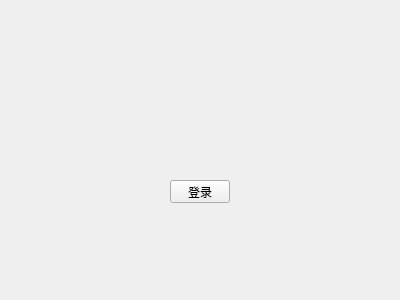
<?xml version="1.0" encoding="UTF-8"?>
<ui version="4.0">
 <class>sign_in</class>
 <widget class="QWidget" name="sign_in">
  <property name="geometry">
   <rect>
    <x>0</x>
    <y>0</y>
    <width>400</width>
    <height>300</height>
   </rect>
  </property>
  <property name="windowTitle">
   <string>登录</string>
  </property>
  <widget class="QPushButton" name="pushButton_sign_in">
   <property name="geometry">
    <rect>
     <x>170</x>
     <y>180</y>
     <width>60</width>
     <height>23</height>
    </rect>
   </property>
   <property name="maximumSize">
    <size>
     <width>60</width>
     <height>16777215</height>
    </size>
   </property>
   <property name="text">
    <string>登录</string>
   </property>
  </widget>
  <widget class="QWidget" name="layoutWidget">
   <property name="geometry">
    <rect>
     <x>110</x>
     <y>90</y>
     <width>165</width>
     <height>22</height>
    </rect>
   </property>
   <layout class="QHBoxLayout" name="horizontalLayout">
    <item>
     <widget class="QLabel" name="label">
      <property name="text">
       <string>账号</string>
      </property>
     </widget>
    </item>
    <item>
     <widget class="QLineEdit" name="lineEdit_account">
      <property name="text">
       <string>1454865804</string>
      </property>
     </widget>
    </item>
   </layout>
  </widget>
  <widget class="QWidget" name="layoutWidget">
   <property name="geometry">
    <rect>
     <x>110</x>
     <y>130</y>
     <width>165</width>
     <height>22</height>
    </rect>
   </property>
   <layout class="QHBoxLayout" name="horizontalLayout_2">
    <item>
     <widget class="QLabel" name="label_2">
      <property name="text">
       <string>密码</string>
      </property>
     </widget>
    </item>
    <item>
     <widget class="QLineEdit" name="lineEdit_password">
      <property name="text">
       <string>1234567890</string>
      </property>
      <property name="echoMode">
       <enum>QLineEdit::Password</enum>
      </property>
     </widget>
    </item>
   </layout>
  </widget>
  <zorder>layoutWidget</zorder>
  <zorder>layoutWidget</zorder>
  <zorder>pushButton_sign_in</zorder>
 </widget>
 <layoutdefault spacing="6" margin="11"/>
 <resources/>
 <connections/>
</ui>
